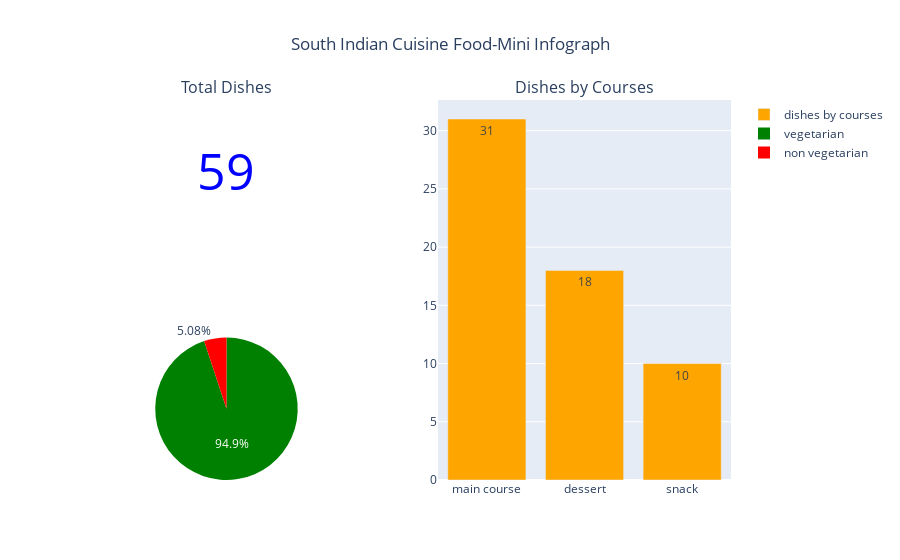

The code cell stored with this chart in its notebook:
### Markdown cell above
### South Indian Cuisine Food-Mini Infograph <a class="anchor" id="section_1_2_9_2"></a>

### Code cell
south_df = df[df['region']=='South']

total_dishes = south_df.shape[0]

course_df = south_df['course'].value_counts().reset_index()
course_df.columns = ['course','num']

diet_df = south_df['diet'].value_counts().reset_index()
diet_df.columns = ['diet','num']

fig = make_subplots(
    rows=2, cols=2,subplot_titles=('Total Dishes','Dishes by Courses','', ''),
    specs=[[{'type': 'indicator'},{'type': 'bar','rowspan': 2} ],
          [ {'type': 'pie'} , {'type': 'pie'}]])

fig.add_trace(go.Indicator(
    mode = 'number',
    value = int(total_dishes),
    number={'font':{'color': 'blue','size':50}},
),row=1, col=1)


fig.add_trace(go.Bar(
    x=course_df['course'],y=course_df['num'],
    marker={'color': 'orange'},  
    text=course_df['num'],
    name='dishes by courses',
    textposition ='auto'),row=1, col=2)

fig.add_trace(go.Pie(labels=diet_df['diet'], 
                     values=diet_df['num'],textinfo='percent',
                    marker= dict(colors=['green','red'])),row=2, col=1)


fig.update_layout(
    title_text='South Indian Cuisine Food-Mini Infograph',template='plotly',
    title_x=0.5)

fig.show()

### Figure 1 — Plotly figure (JSON) as saved in the notebook; plotly's stock layout.template omitted (floating-point values rounded to 4 significant figures)
{"data": [{"domain": {"x": [0, 0.45], "y": [0.625, 1]}, "mode": "number", "number": {"font": {"color": "blue", "size": 50}}, "type": "indicator", "value": 59}, {"marker": {"color": "orange"}, "name": "dishes by courses", "text": [31, 18, 10], "textposition": "auto", "type": "bar", "x": ["main course", "dessert", "snack"], "xaxis": "x", "y": [31, 18, 10], "yaxis": "y"}, {"domain": {"x": [0, 0.45], "y": [0, 0.375]}, "labels": ["vegetarian", "non vegetarian"], "marker": {"colors": ["green", "red"]}, "textinfo": "percent", "type": "pie", "values": [56, 3]}], "layout": {"annotations": [{"font": {"size": 16}, "showarrow": false, "text": "Total Dishes", "x": 0.225, "xanchor": "center", "xref": "paper", "y": 1, "yanchor": "bottom", "yref": "paper"}, {"font": {"size": 16}, "showarrow": false, "text": "Dishes by Courses", "x": 0.775, "xanchor": "center", "xref": "paper", "y": 1, "yanchor": "bottom", "yref": "paper"}], "title": {"text": "South Indian Cuisine Food-Mini Infograph", "x": 0.5}, "xaxis": {"anchor": "y", "domain": [0.55, 1]}, "yaxis": {"anchor": "x", "domain": [0, 1]}}}
